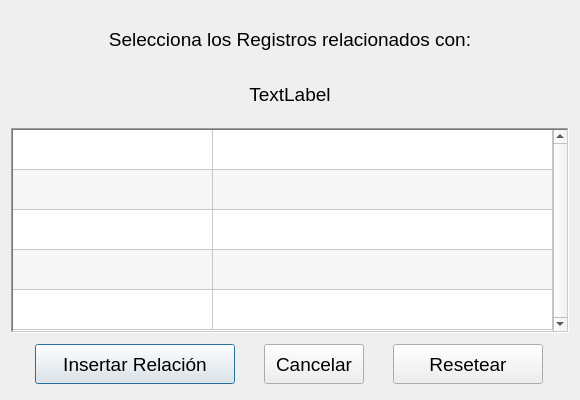
<?xml version="1.0" encoding="UTF-8"?>
<ui version="4.0">
 <class>insertarRelacion</class>
 <widget class="QDialog" name="insertarRelacion">
  <property name="geometry">
   <rect>
    <x>0</x>
    <y>0</y>
    <width>580</width>
    <height>400</height>
   </rect>
  </property>
  <property name="minimumSize">
   <size>
    <width>580</width>
    <height>400</height>
   </size>
  </property>
  <property name="maximumSize">
   <size>
    <width>580</width>
    <height>400</height>
   </size>
  </property>
  <property name="windowTitle">
   <string>Dialog</string>
  </property>
  <layout class="QGridLayout" name="gridLayout">
   <item row="2" column="0">
    <layout class="QHBoxLayout" name="horizontalLayout_2">
     <property name="spacing">
      <number>10</number>
     </property>
     <property name="leftMargin">
      <number>5</number>
     </property>
     <property name="topMargin">
      <number>5</number>
     </property>
     <property name="rightMargin">
      <number>5</number>
     </property>
     <property name="bottomMargin">
      <number>5</number>
     </property>
     <item>
      <widget class="QPushButton" name="botonAceptar">
       <property name="sizePolicy">
        <sizepolicy hsizetype="Minimum" vsizetype="Fixed">
         <horstretch>0</horstretch>
         <verstretch>0</verstretch>
        </sizepolicy>
       </property>
       <property name="minimumSize">
        <size>
         <width>200</width>
         <height>40</height>
        </size>
       </property>
       <property name="maximumSize">
        <size>
         <width>200</width>
         <height>40</height>
        </size>
       </property>
       <property name="font">
        <font>
         <pointsize>14</pointsize>
        </font>
       </property>
       <property name="cursor">
        <cursorShape>PointingHandCursor</cursorShape>
       </property>
       <property name="text">
        <string>Insertar Relación</string>
       </property>
      </widget>
     </item>
     <item>
      <widget class="QPushButton" name="botonCancelar">
       <property name="minimumSize">
        <size>
         <width>100</width>
         <height>40</height>
        </size>
       </property>
       <property name="maximumSize">
        <size>
         <width>100</width>
         <height>40</height>
        </size>
       </property>
       <property name="font">
        <font>
         <pointsize>14</pointsize>
        </font>
       </property>
       <property name="text">
        <string>Cancelar</string>
       </property>
      </widget>
     </item>
     <item>
      <widget class="QPushButton" name="botonResetear">
       <property name="minimumSize">
        <size>
         <width>150</width>
         <height>40</height>
        </size>
       </property>
       <property name="maximumSize">
        <size>
         <width>150</width>
         <height>40</height>
        </size>
       </property>
       <property name="font">
        <font>
         <pointsize>14</pointsize>
        </font>
       </property>
       <property name="cursor">
        <cursorShape>PointingHandCursor</cursorShape>
       </property>
       <property name="text">
        <string>Resetear</string>
       </property>
      </widget>
     </item>
    </layout>
   </item>
   <item row="0" column="0">
    <layout class="QVBoxLayout" name="verticalLayout">
     <property name="spacing">
      <number>10</number>
     </property>
     <property name="leftMargin">
      <number>5</number>
     </property>
     <property name="topMargin">
      <number>5</number>
     </property>
     <property name="rightMargin">
      <number>5</number>
     </property>
     <property name="bottomMargin">
      <number>5</number>
     </property>
     <item>
      <widget class="QLabel" name="labelSeleciona">
       <property name="minimumSize">
        <size>
         <width>500</width>
         <height>40</height>
        </size>
       </property>
       <property name="font">
        <font>
         <pointsize>14</pointsize>
        </font>
       </property>
       <property name="text">
        <string>Selecciona los Registros relacionados con:</string>
       </property>
       <property name="alignment">
        <set>Qt::AlignCenter</set>
       </property>
       <property name="wordWrap">
        <bool>true</bool>
       </property>
      </widget>
     </item>
     <item>
      <widget class="QLabel" name="labelCampo">
       <property name="minimumSize">
        <size>
         <width>500</width>
         <height>40</height>
        </size>
       </property>
       <property name="font">
        <font>
         <pointsize>14</pointsize>
        </font>
       </property>
       <property name="text">
        <string>TextLabel</string>
       </property>
       <property name="alignment">
        <set>Qt::AlignCenter</set>
       </property>
      </widget>
     </item>
    </layout>
   </item>
   <item row="1" column="0">
    <widget class="QTableWidget" name="tablaRegistros">
     <property name="minimumSize">
      <size>
       <width>500</width>
       <height>205</height>
      </size>
     </property>
     <property name="maximumSize">
      <size>
       <width>16777215</width>
       <height>205</height>
      </size>
     </property>
     <property name="font">
      <font>
       <pointsize>14</pointsize>
      </font>
     </property>
     <property name="frameShape">
      <enum>QFrame::WinPanel</enum>
     </property>
     <property name="lineWidth">
      <number>5</number>
     </property>
     <property name="midLineWidth">
      <number>5</number>
     </property>
     <property name="verticalScrollBarPolicy">
      <enum>Qt::ScrollBarAlwaysOn</enum>
     </property>
     <property name="alternatingRowColors">
      <bool>true</bool>
     </property>
     <property name="gridStyle">
      <enum>Qt::SolidLine</enum>
     </property>
     <property name="rowCount">
      <number>5</number>
     </property>
     <property name="columnCount">
      <number>2</number>
     </property>
     <attribute name="horizontalHeaderVisible">
      <bool>false</bool>
     </attribute>
     <attribute name="horizontalHeaderDefaultSectionSize">
      <number>200</number>
     </attribute>
     <attribute name="horizontalHeaderStretchLastSection">
      <bool>true</bool>
     </attribute>
     <attribute name="verticalHeaderVisible">
      <bool>false</bool>
     </attribute>
     <attribute name="verticalHeaderDefaultSectionSize">
      <number>40</number>
     </attribute>
     <attribute name="verticalHeaderMinimumSectionSize">
      <number>40</number>
     </attribute>
     <attribute name="verticalHeaderStretchLastSection">
      <bool>false</bool>
     </attribute>
     <row/>
     <row/>
     <row/>
     <row/>
     <row/>
     <column/>
     <column/>
    </widget>
   </item>
  </layout>
 </widget>
 <resources/>
 <connections/>
</ui>
